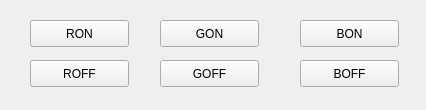
<?xml version="1.0" encoding="UTF-8"?>
<ui version="4.0">
 <author>ThuyNg</author>
 <class>MainWindow</class>
 <widget class="QMainWindow" name="MainWindow">
  <property name="geometry">
   <rect>
    <x>0</x>
    <y>0</y>
    <width>426</width>
    <height>110</height>
   </rect>
  </property>
  <property name="windowTitle">
   <string>UART</string>
  </property>
  <widget class="QWidget" name="centralWidget">
   <widget class="QWidget" name="widgetBTN" native="true">
    <property name="geometry">
     <rect>
      <x>10</x>
      <y>10</y>
      <width>401</width>
      <height>91</height>
     </rect>
    </property>
    <widget class="QPushButton" name="btnRON">
     <property name="geometry">
      <rect>
       <x>20</x>
       <y>10</y>
       <width>99</width>
       <height>27</height>
      </rect>
     </property>
     <property name="text">
      <string>RON</string>
     </property>
    </widget>
    <widget class="QPushButton" name="btnROFF">
     <property name="geometry">
      <rect>
       <x>20</x>
       <y>50</y>
       <width>99</width>
       <height>27</height>
      </rect>
     </property>
     <property name="text">
      <string>ROFF</string>
     </property>
    </widget>
    <widget class="QPushButton" name="btnGON">
     <property name="geometry">
      <rect>
       <x>150</x>
       <y>10</y>
       <width>99</width>
       <height>27</height>
      </rect>
     </property>
     <property name="text">
      <string>GON</string>
     </property>
    </widget>
    <widget class="QPushButton" name="btnBON">
     <property name="geometry">
      <rect>
       <x>290</x>
       <y>10</y>
       <width>99</width>
       <height>27</height>
      </rect>
     </property>
     <property name="text">
      <string>BON</string>
     </property>
    </widget>
    <widget class="QPushButton" name="btnGOFF">
     <property name="geometry">
      <rect>
       <x>150</x>
       <y>50</y>
       <width>99</width>
       <height>27</height>
      </rect>
     </property>
     <property name="text">
      <string>GOFF</string>
     </property>
    </widget>
    <widget class="QPushButton" name="btnBOFF">
     <property name="geometry">
      <rect>
       <x>290</x>
       <y>50</y>
       <width>99</width>
       <height>27</height>
      </rect>
     </property>
     <property name="text">
      <string>BOFF</string>
     </property>
    </widget>
   </widget>
  </widget>
 </widget>
 <resources/>
 <connections/>
</ui>
